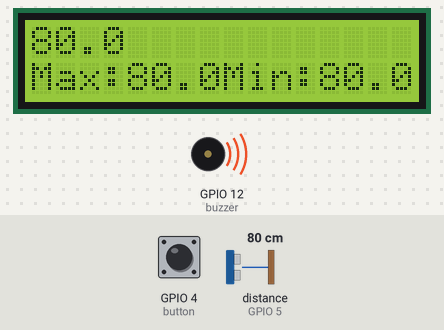
This program was run on a simulated ESP32 board running MicroPython. Shown: 16×2 character LCD, buzzer (waves = sounding, pin HIGH). Inputs (shaded band) come from the test bench; at power-on: distance to the obstacle (sensor on GPIO 5) 80 cm, GPIO 4 (button) HIGH. The echo pulse lasts 58.3 µs per cm.

Above: at 2.2 s.
2.3 s: distance to the obstacle (sensor on GPIO 5) set to 299 cm
At 4.0 s:
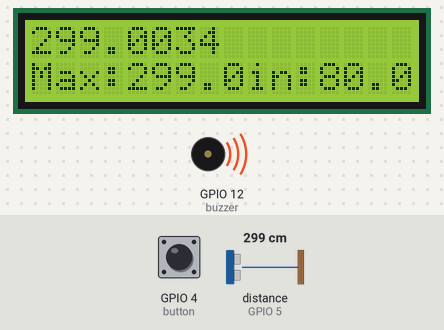
6.4 s: distance to the obstacle (sensor on GPIO 5) set to 12 cm
At 8.4 s:
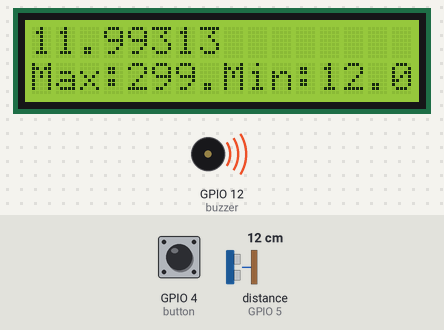
8.8 s: distance to the obstacle (sensor on GPIO 5) set to 9 cm
At 9.8 s:
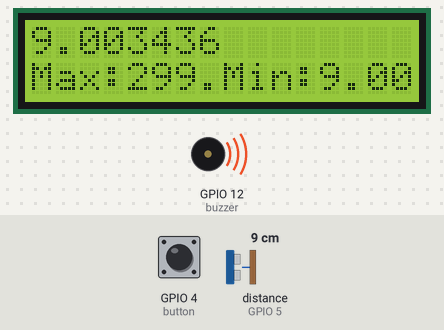
12.9 s: GPIO 4 (button) pulled LOW for 1.2 s
At 14.8 s:
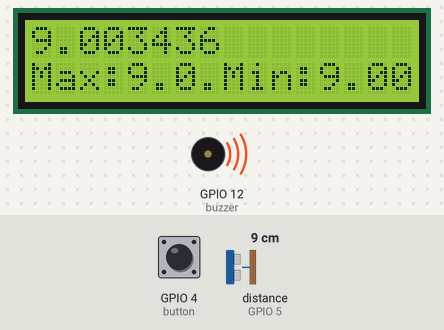
Timing chart, 0 to 23.9 s (numbered marks = the images above; inputs shaded):
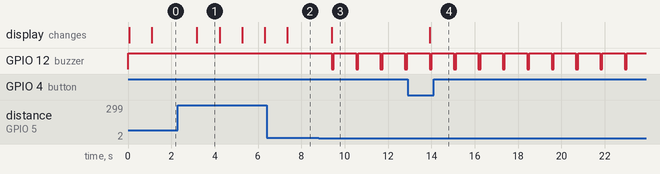

Measured:
- the behaviour switches between 11 and 10 cm on distance to the obstacle (sensor on GPIO 5) (found by bisection; images 2 and 3)
- after the input at 2.3 s, the display: first changes after 0.87 s (image 1 shows a later state)
- after the input at 6.4 s, the display: changes after 0.94 s (image 2)
- after the input at 8.8 s, GPIO 12 (buzzer): alternates HIGH for 1.0 s and LOW for 0.10 s, starting after 0.60 s; the display: changes after 0.60 s (image 3)
- after the input at 12.9 s, the display: changes after 1.0 s (image 4)
- what the display in image 1 shows lasts 1.0 s, from 3.2 s to 4.2 s

The program:

assignment_3.py
```python
#Assignment 3. Emily Koopmans and Ollie Leal

#scl yellow to pin 23, sda oragange pin 22
#trip purp to pin 18, echo green to pin 5
#Vio to pin 12
from machine import I2C, Pin, DAC
import time, i2c_lcd, hcsr04
from hcsr04 import HCSR04


i2c = I2C(0, scl=Pin(23), sda=Pin(22)) # setup the I2C connection

buzzer = Pin(12,Pin.OUT) #set buzzer Pin
buzzer.value(1) #set buzzer off


lcd = i2c_lcd.I2cLcd(i2c, 0x27, 2, 16) # Format: (I2C Object, Address, Rows, Columns)

ultra = HCSR04(trigger_pin=18, echo_pin=5)

button = Pin(4, Pin.IN, Pin.PULL_UP)

distance_max = 0
distance_min = 250
distance = ultra.distance_cm()
time.sleep(1)
lcd.clear()

while True:
    lcd.move_to(0,0)
    lcd.putstr('                ') #clear only line 1
    distance = ultra.distance_cm() #print distance in cm
    current_state = button.value()

    lcd.move_to(0, 0)       # write on Line 1
    lcd.putstr(str(distance))
    if current_state == 0:
        distance_max = 0
        distance_min = 250


    if distance > distance_max:
        distance_max = distance
        lcd.move_to(0, 1) #write on line 2
        lcd.putstr('Max:%.1f' %(distance_max))

    if distance < distance_min:
        distance_min = distance
        lcd.move_to(8, 1) #write on line 2
        lcd.putstr('Min:%.1f'%(distance_min))


    if distance> 10: #distance over which no alarm
        buzzer.value(1)
    else:   #alarm sounds under 10 cm
        buzzer.value(0) #turn on buzzer
        time.sleep(0.1) #leave buzzer on for quick chirp then shutoff for sanity sake
        buzzer.value(1)
    time.sleep(1)
```
